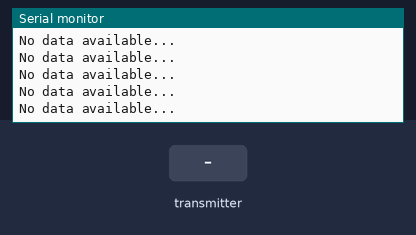
This sketch was run on a simulated Arduino Uno, built with avr-gcc and run on an emulated ATmega328P. Parts: the last lines printed to the serial monitor. Inputs (shaded band) come from the test bench. No radio packets arrive unless stated.

Above: at 1.2 s.
1.3 s: the transmitter starts sending bytesToRead.0 = 0
At 1.34 s:
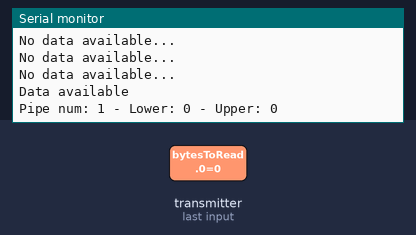
2.8 s: the transmitter starts sending bytesToRead.1 = 64
At 2.85 s:
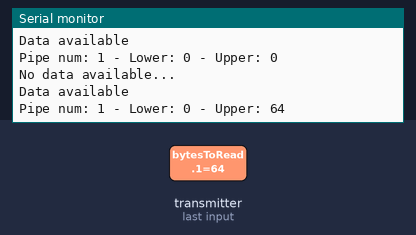
5.8 s: the transmitter starts sending bytesToRead.0 = 64
At 5.86 s:
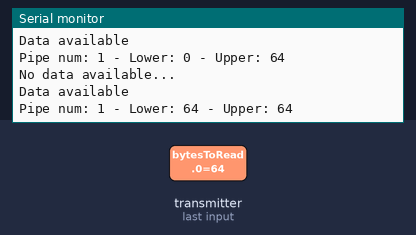
8.8 s: the transmitter starts sending bytesToRead.1 = 0
At 9.11 s:
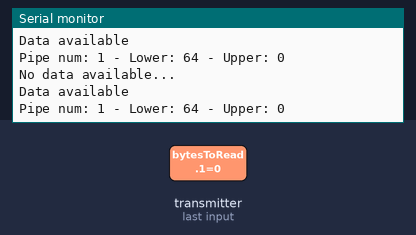
10.3 s: the transmitter starts sending bytesToRead.1 = 128
At 11.0 s:
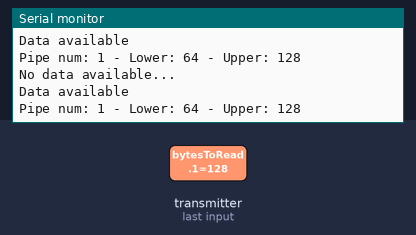
13.3 s: the transmitter starts sending bytesToRead.0 = 0
Timing chart, 0 to 16.3 s (numbered marks = the images above; inputs shaded):
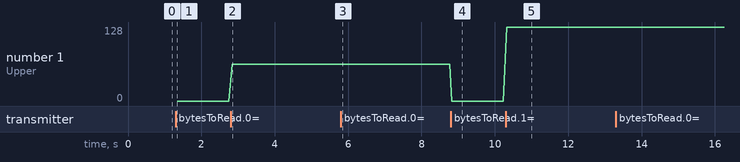

Measured:
- after the input at 1.3 s, the serial monitor: prints a new line at once (image 1)
- after the input at 2.8 s, the serial monitor: prints a new line at once (image 2)
- after the input at 5.8 s, the serial monitor: prints a new line after 0.05 s (image 3)
- after the input at 8.8 s, the serial monitor: prints a new line at once (image 4)
- after the input at 10.3 s, the serial monitor: prints a new line at once (image 5)
- plotted number 1: 0 → 64 after the input at 2.8 s, 64 → 0 after the input at 8.8 s, 0 → 128 after the input at 10.3 s

The sketch:

afc_server.ino
```cpp
#include <SPI.h>

#include <RF24_config.h>
#include <nRF24L01.h>
#include <RF24.h>

#define DEBUG true

#define BAUD_RATE 9600

// radio defines
#define CE_PIN   9
#define CSN_PIN 10

typedef enum { AUDIO=0, CAP, ACCEL } sensors_e;

/*****
 RADIO STUFF
 *****/
// define communication pipes
const uint64_t talking_pipes[3]   = { 0xF0F0F0F0D2LL, 0xF0F0F0F0C3LL, 0xF0F0F0F0B4LL };//, 0xF0F0F0F0A5LL, 0xF0F0F0F096LL };
const uint64_t listening_pipes[3] = { 0x3A3A3A3AD2LL, 0x3A3A3A3AC3LL, 0x3A3A3A3AB4LL };//, 0x3A3A3A3AA5LL, 0x3A3A3A3A96LL };

// init radio
RF24 radio(CE_PIN, CSN_PIN);

/*****
 CONSTANTS
 *****/
//sensors_e SENSORS;

/*****
 VARS
 *****/
int audioVal;
int capVal;
int accelVal;

byte bytesToRead[2];
byte bytesToWrite[sizeof(talking_pipes)];
byte rgb[3] = {0, 0, 255};

/*****
 HELPER FUNCTIONS
 *****/
// pack int value to byte array
void packValue(byte pack[], int value)
{
  pack[0] = (byte)value;
  pack[1] = (byte)(value >> 8);
}

// unpack byte array to int value
int unpackValue(byte pack[2])
{
  int value;
  value = 0xff & pack[1];
  value = (value << 8) | pack[0];
  return value;
}

/*****
 SETUP
 *****/
void setup() {
  Serial.begin(BAUD_RATE);
  while(!Serial){;}

  radio.begin();

  for (uint8_t i=0; i<sizeof(talking_pipes); i++) {
    radio.openReadingPipe(i+1, talking_pipes[i]);
  }

  radio.startListening();
}

/*****
 LOOP
 *****/
void loop() {
  /*****
   RADIO STUFF
   *****/
  // listen on all available pipes
  uint8_t pipe_num;
  if (radio.available(&pipe_num)) {
    Serial.println("Data available");
    // read data from pipe
    bool done = false;
    while(!done) {
      done = radio.read(&bytesToRead, sizeof(bytesToRead));
    }

    // unpack data
    sensors_e currSensor = static_cast<sensors_e>(pipe_num);
    switch(currSensor) {
      case AUDIO:
        audioVal = unpackValue(bytesToRead);
        break;
      case CAP:
        capVal = unpackValue(bytesToRead);
        break;
      case ACCEL:
        accelVal = unpackValue(bytesToRead);
        break;
      default:
        break;
    }
#ifdef DEBUG
    /*****
     DEBUG POINT
     *****/
    Serial.print("Pipe num: ");
    Serial.print(pipe_num);
    Serial.print(" - Lower: ");
    Serial.print(bytesToRead[0]);
    Serial.print(" - Upper: ");
    Serial.println(bytesToRead[1]);
#endif
  } else {
    Serial.println("No data available...");
  }

  /*****
   SERIAL STUFF
   *****/
  // map sensor data to byte size
  audioVal = map(audioVal, 0, 1023, 0, 255);
  capVal = map(capVal, 0, 1023, 0, 255);
  accelVal = map(accelVal, 0, 1023, 0, 255);

#ifdef DEBUG
  /*****
   DEBUG POINT
   *****/
//  Serial.print("Audio value: ");
//  Serial.print(audioVal);
//  Serial.print(" - Capacitance value: ");
//  Serial.print(capVal);
//  Serial.print(" - Accelerometer value: ");
//  Serial.println(accelVal);
#endif

  // pack data for sending
  bytesToWrite[0] = audioVal;
  bytesToWrite[1] = capVal;
  bytesToWrite[2] = accelVal;

#ifndef DEBUG
  // send values to server
//  Serial.write(bytesToWrite, sizeof(bytesToWrite));
#endif

  radio.stopListening();
  for(uint8_t pipe_num=0; pipe_num<sizeof(listening_pipes); pipe_num++) {
    radio.openWritingPipe(listening_pipes[pipe_num]);
    radio.write(&rgb, sizeof(rgb));
  }
  radio.startListening();

//  // first, stop listening so we can talk
//  radio.stopListening();
//  // open pipe for communicating
//  radio.openWritingPipe(listening_pipe);
//  // send rgb data
//  radio.write(&rgb, sizeof(rgb));
//  // resume listening
//  radio.startListening();

  // take a nap...
  delay(10);
}
```
